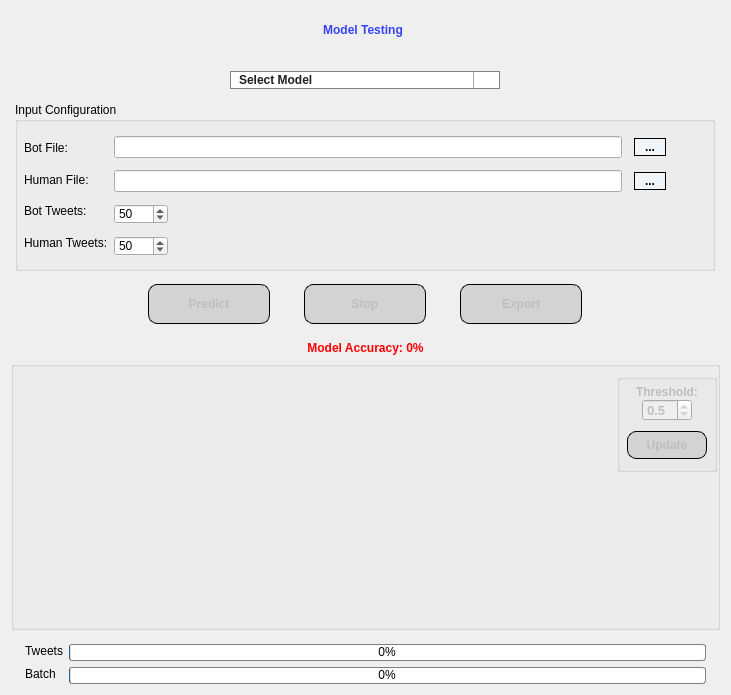
<?xml version="1.0" encoding="UTF-8"?>
<ui version="4.0">
 <class>ModelTest</class>
 <widget class="QWidget" name="ModelTest">
  <property name="geometry">
   <rect>
    <x>0</x>
    <y>0</y>
    <width>731</width>
    <height>695</height>
   </rect>
  </property>
  <property name="sizePolicy">
   <sizepolicy hsizetype="Preferred" vsizetype="Preferred">
    <horstretch>0</horstretch>
    <verstretch>0</verstretch>
   </sizepolicy>
  </property>
  <property name="windowTitle">
   <string>Model Test</string>
  </property>
  <property name="windowIcon">
   <iconset resource="source.qrc">
    <normaloff>:/images/icon.png</normaloff>:/images/icon.png</iconset>
  </property>
  <property name="styleSheet">
   <string notr="true">#lbl_title {
font: 75 20pt &quot;Microsoft YaHei UI&quot;;
font-weight: bold;
qproperty-alignment: AlignCenter;
color: qlineargradient(spread:pad, x1:0, y1:0, x2:1, y2:0, stop:0 #3643f7, stop:1 #3643f7);
}

#lbl_acc {
font: 75 14pt &quot;Microsoft YaHei UI&quot;;
font-weight: bold;
qproperty-alignment: AlignCenter;
color:red;
}

#btn_homepage {
background: transparent;
border-radius: 19px;
}

#btn_homepage::hover {
background: #3f72af;
}

#btn_help {
background: transparent;
border-radius: 19px;
}

#btn_help::hover {
background: #3f72af;
}

#btn_bot_file, #btn_human_file {
font: 75 11pt &quot;MS Shell Dialog 2&quot;;
border-radius: 0px;
}

#btn_classify,#btn_save {
font: 75 11pt &quot;Microsoft YaHei UI&quot;;
font-weight: bold;
}
#lbl_threshold {
font: 75 9pt &quot;Microsoft YaHei UI&quot;;
font-weight: bold;
}
#spinbox_threshold {
font: 75 10pt &quot;Microsoft YaHei UI&quot;;
font-weight: bold;
}
QPushButton {
font: 75 13pt &quot;Microsoft YaHei UI&quot;;
font-weight: bold;
border-radius: 9px;
border: 1px solid black;
background-color: #f0f5f9;
}
QPushButton::disabled {
background-color: #D3D3D3;
}
QPushButton::hover {
background: #c9d6df;
}
QPushButton:pressed {
background: #3f72af;
}

QProgressBar:horizontal {
border: 1px solid gray;
border-radius: 3px;
background: white;
padding: 0px;
}
QProgressBar::chunk:horizontal {
background: qlineargradient(x1: 0, y1: 0,    x2: 0, y2: 1,
    stop: 0 #a8ff78, stop: 1 #78ffd6);
}

QComboBox {
font: 75 10.5pt &quot;Microsoft YaHei UI&quot;;
font-weight: bold;
color: #1F1F21;
 border: 1px solid gray;
 border-radius: 10px;
 min-width: 6em;
padding-left: 8px;
qproperty-alignment: AlignCenter;
}
QComboBox::hover {
 border: 1px solid blue;
background: #f0f5f9;
}
/* QComboBox gets the &quot;on&quot; state when the popup is open */
QComboBox:!editable:on, QComboBox::drop-down:editable:on {
    color: qlineargradient(x1: 0, y1: 0, x2: 0, y2: 1,
                                stop: 0 #D3D3D3, stop: 0.4 #D8D8D8,
                                stop: 0.5 #DDDDDD, stop: 1.0 #E1E1E1);
}
QComboBox:on {
    borde-radius: 10px;
}

QComboBox::drop-down {
    subcontrol-origin: padding;
    subcontrol-position: top right;
    width: 25px;
    border-left-width: 1px;
    border-left-color: darkgray;
    border-left-style: solid; /* just a single line */
    border-top-right-radius: 10px; /* same radius as the QComboBox */
    border-bottom-right-radius: 10px;
}
QComboBox QAbstractItemView {
    border-radius: 10px;
    background: white;
    border: 1px solid gray;
    box-shadow: transparent;
    selection-background-color:lightblue;
	color: #1F1F21;
}

QComboBox::down-arrow {
image: url(:/images/arrow_down.png);
    width: 15px;
    height: 15px;
padding-right: 1px;
}
</string>
  </property>
  <layout class="QVBoxLayout" name="verticalLayout_2">
   <item>
    <layout class="QHBoxLayout" name="horizontalLayout_11">
     <property name="topMargin">
      <number>0</number>
     </property>
     <item>
      <widget class="QToolButton" name="btn_homepage">
       <property name="toolTip">
        <string>Back To HomePage</string>
       </property>
       <property name="autoFillBackground">
        <bool>false</bool>
       </property>
       <property name="text">
        <string/>
       </property>
       <property name="icon">
        <iconset resource="source.qrc">
         <normaloff>:/images/homepage.png</normaloff>:/images/homepage.png</iconset>
       </property>
       <property name="iconSize">
        <size>
         <width>35</width>
         <height>35</height>
        </size>
       </property>
      </widget>
     </item>
     <item>
      <widget class="QToolButton" name="btn_help">
       <property name="toolTip">
        <string>Open Help Documentation</string>
       </property>
       <property name="text">
        <string/>
       </property>
       <property name="icon">
        <iconset resource="source.qrc">
         <normaloff>:/images/help.png</normaloff>:/images/help.png</iconset>
       </property>
       <property name="iconSize">
        <size>
         <width>35</width>
         <height>35</height>
        </size>
       </property>
      </widget>
     </item>
     <item>
      <widget class="QLabel" name="lbl_title">
       <property name="sizePolicy">
        <sizepolicy hsizetype="Minimum" vsizetype="Fixed">
         <horstretch>0</horstretch>
         <verstretch>0</verstretch>
        </sizepolicy>
       </property>
       <property name="text">
        <string>Model Testing</string>
       </property>
       <property name="alignment">
        <set>Qt::AlignCenter</set>
       </property>
      </widget>
     </item>
     <item>
      <spacer name="horizontalSpacer_2">
       <property name="orientation">
        <enum>Qt::Horizontal</enum>
       </property>
       <property name="sizeType">
        <enum>QSizePolicy::Fixed</enum>
       </property>
       <property name="sizeHint" stdset="0">
        <size>
         <width>93</width>
         <height>20</height>
        </size>
       </property>
      </spacer>
     </item>
    </layout>
   </item>
   <item alignment="Qt::AlignHCenter">
    <widget class="QFrame" name="frame">
     <property name="minimumSize">
      <size>
       <width>700</width>
       <height>0</height>
      </size>
     </property>
     <property name="maximumSize">
      <size>
       <width>700</width>
       <height>16777215</height>
      </size>
     </property>
     <layout class="QVBoxLayout" name="verticalLayout_8">
      <property name="spacing">
       <number>9</number>
      </property>
      <property name="leftMargin">
       <number>1</number>
      </property>
      <property name="topMargin">
       <number>16</number>
      </property>
      <property name="rightMargin">
       <number>1</number>
      </property>
      <property name="bottomMargin">
       <number>7</number>
      </property>
      <item>
       <layout class="QHBoxLayout" name="horizontalLayout_3">
        <property name="topMargin">
         <number>0</number>
        </property>
        <item>
         <widget class="QComboBox" name="combobox_model">
          <property name="sizePolicy">
           <sizepolicy hsizetype="Expanding" vsizetype="Fixed">
            <horstretch>0</horstretch>
            <verstretch>0</verstretch>
           </sizepolicy>
          </property>
          <property name="minimumSize">
           <size>
            <width>124</width>
            <height>0</height>
           </size>
          </property>
          <property name="maximumSize">
           <size>
            <width>270</width>
            <height>16777215</height>
           </size>
          </property>
          <property name="sizeAdjustPolicy">
           <enum>QComboBox::AdjustToContents</enum>
          </property>
          <item>
           <property name="text">
            <string>Select Model</string>
           </property>
          </item>
         </widget>
        </item>
       </layout>
      </item>
     </layout>
    </widget>
   </item>
   <item alignment="Qt::AlignHCenter">
    <widget class="QGroupBox" name="groupbox_config">
     <property name="minimumSize">
      <size>
       <width>700</width>
       <height>0</height>
      </size>
     </property>
     <property name="maximumSize">
      <size>
       <width>700</width>
       <height>16777215</height>
      </size>
     </property>
     <property name="title">
      <string>Input Configuration</string>
     </property>
     <layout class="QHBoxLayout" name="horizontalLayout_2">
      <property name="leftMargin">
       <number>6</number>
      </property>
      <property name="topMargin">
       <number>10</number>
      </property>
      <property name="rightMargin">
       <number>6</number>
      </property>
      <property name="bottomMargin">
       <number>10</number>
      </property>
      <item>
       <layout class="QVBoxLayout" name="verticalLayout">
        <property name="spacing">
         <number>0</number>
        </property>
        <property name="topMargin">
         <number>0</number>
        </property>
        <property name="bottomMargin">
         <number>0</number>
        </property>
        <item>
         <widget class="QLabel" name="label_2">
          <property name="sizePolicy">
           <sizepolicy hsizetype="Fixed" vsizetype="Preferred">
            <horstretch>0</horstretch>
            <verstretch>0</verstretch>
           </sizepolicy>
          </property>
          <property name="text">
           <string>Bot File:</string>
          </property>
         </widget>
        </item>
        <item>
         <widget class="QLabel" name="label_3">
          <property name="text">
           <string>Human File:</string>
          </property>
         </widget>
        </item>
        <item>
         <widget class="QLabel" name="label_7">
          <property name="sizePolicy">
           <sizepolicy hsizetype="Preferred" vsizetype="Preferred">
            <horstretch>0</horstretch>
            <verstretch>0</verstretch>
           </sizepolicy>
          </property>
          <property name="text">
           <string>Bot Tweets:</string>
          </property>
         </widget>
        </item>
        <item>
         <widget class="QLabel" name="label">
          <property name="text">
           <string>Human Tweets:</string>
          </property>
         </widget>
        </item>
       </layout>
      </item>
      <item>
       <layout class="QVBoxLayout" name="verticalLayout_4">
        <property name="spacing">
         <number>12</number>
        </property>
        <property name="topMargin">
         <number>4</number>
        </property>
        <property name="bottomMargin">
         <number>2</number>
        </property>
        <item>
         <layout class="QHBoxLayout" name="horizontalLayout">
          <property name="topMargin">
           <number>0</number>
          </property>
          <item>
           <widget class="QLineEdit" name="textbox_bot_file">
            <property name="sizePolicy">
             <sizepolicy hsizetype="Expanding" vsizetype="Fixed">
              <horstretch>0</horstretch>
              <verstretch>0</verstretch>
             </sizepolicy>
            </property>
            <property name="minimumSize">
             <size>
              <width>370</width>
              <height>0</height>
             </size>
            </property>
            <property name="maximumSize">
             <size>
              <width>16777215</width>
              <height>16777215</height>
             </size>
            </property>
           </widget>
          </item>
          <item>
           <widget class="QPushButton" name="btn_bot_file">
            <property name="sizePolicy">
             <sizepolicy hsizetype="Fixed" vsizetype="Fixed">
              <horstretch>0</horstretch>
              <verstretch>0</verstretch>
             </sizepolicy>
            </property>
            <property name="minimumSize">
             <size>
              <width>32</width>
              <height>18</height>
             </size>
            </property>
            <property name="maximumSize">
             <size>
              <width>32</width>
              <height>16777215</height>
             </size>
            </property>
            <property name="text">
             <string>...</string>
            </property>
           </widget>
          </item>
          <item>
           <spacer name="horizontalSpacer_4">
            <property name="orientation">
             <enum>Qt::Horizontal</enum>
            </property>
            <property name="sizeType">
             <enum>QSizePolicy::Preferred</enum>
            </property>
            <property name="sizeHint" stdset="0">
             <size>
              <width>40</width>
              <height>20</height>
             </size>
            </property>
           </spacer>
          </item>
         </layout>
        </item>
        <item>
         <layout class="QHBoxLayout" name="horizontalLayout_6">
          <property name="topMargin">
           <number>0</number>
          </property>
          <item>
           <widget class="QLineEdit" name="textbox_human_file">
            <property name="sizePolicy">
             <sizepolicy hsizetype="Expanding" vsizetype="Fixed">
              <horstretch>0</horstretch>
              <verstretch>0</verstretch>
             </sizepolicy>
            </property>
            <property name="minimumSize">
             <size>
              <width>370</width>
              <height>0</height>
             </size>
            </property>
            <property name="maximumSize">
             <size>
              <width>16777215</width>
              <height>16777215</height>
             </size>
            </property>
           </widget>
          </item>
          <item>
           <widget class="QPushButton" name="btn_human_file">
            <property name="sizePolicy">
             <sizepolicy hsizetype="Fixed" vsizetype="Fixed">
              <horstretch>0</horstretch>
              <verstretch>0</verstretch>
             </sizepolicy>
            </property>
            <property name="minimumSize">
             <size>
              <width>32</width>
              <height>18</height>
             </size>
            </property>
            <property name="maximumSize">
             <size>
              <width>32</width>
              <height>16777215</height>
             </size>
            </property>
            <property name="text">
             <string>...</string>
            </property>
           </widget>
          </item>
          <item>
           <spacer name="horizontalSpacer_8">
            <property name="orientation">
             <enum>Qt::Horizontal</enum>
            </property>
            <property name="sizeType">
             <enum>QSizePolicy::Preferred</enum>
            </property>
            <property name="sizeHint" stdset="0">
             <size>
              <width>40</width>
              <height>20</height>
             </size>
            </property>
           </spacer>
          </item>
         </layout>
        </item>
        <item>
         <layout class="QHBoxLayout" name="horizontalLayout_8">
          <property name="topMargin">
           <number>0</number>
          </property>
          <item>
           <widget class="QSpinBox" name="spinbox_bot_tweets">
            <property name="sizePolicy">
             <sizepolicy hsizetype="Preferred" vsizetype="Preferred">
              <horstretch>0</horstretch>
              <verstretch>0</verstretch>
             </sizepolicy>
            </property>
            <property name="minimumSize">
             <size>
              <width>0</width>
              <height>20</height>
             </size>
            </property>
            <property name="maximumSize">
             <size>
              <width>60</width>
              <height>20</height>
             </size>
            </property>
            <property name="minimum">
             <number>3</number>
            </property>
            <property name="maximum">
             <number>5000</number>
            </property>
            <property name="value">
             <number>50</number>
            </property>
           </widget>
          </item>
          <item>
           <spacer name="horizontalSpacer_5">
            <property name="orientation">
             <enum>Qt::Horizontal</enum>
            </property>
            <property name="sizeHint" stdset="0">
             <size>
              <width>40</width>
              <height>20</height>
             </size>
            </property>
           </spacer>
          </item>
         </layout>
        </item>
        <item>
         <layout class="QHBoxLayout" name="horizontalLayout_12">
          <property name="topMargin">
           <number>0</number>
          </property>
          <item>
           <widget class="QSpinBox" name="spinbox_human_tweets">
            <property name="sizePolicy">
             <sizepolicy hsizetype="Preferred" vsizetype="Preferred">
              <horstretch>0</horstretch>
              <verstretch>0</verstretch>
             </sizepolicy>
            </property>
            <property name="minimumSize">
             <size>
              <width>0</width>
              <height>20</height>
             </size>
            </property>
            <property name="maximumSize">
             <size>
              <width>60</width>
              <height>20</height>
             </size>
            </property>
            <property name="minimum">
             <number>3</number>
            </property>
            <property name="maximum">
             <number>5000</number>
            </property>
            <property name="value">
             <number>50</number>
            </property>
           </widget>
          </item>
          <item>
           <spacer name="horizontalSpacer_9">
            <property name="orientation">
             <enum>Qt::Horizontal</enum>
            </property>
            <property name="sizeHint" stdset="0">
             <size>
              <width>40</width>
              <height>20</height>
             </size>
            </property>
           </spacer>
          </item>
         </layout>
        </item>
       </layout>
      </item>
     </layout>
    </widget>
   </item>
   <item alignment="Qt::AlignHCenter">
    <widget class="QFrame" name="frame">
     <property name="minimumSize">
      <size>
       <width>700</width>
       <height>0</height>
      </size>
     </property>
     <property name="maximumSize">
      <size>
       <width>700</width>
       <height>16777215</height>
      </size>
     </property>
     <layout class="QHBoxLayout" name="horizontalLayout_4">
      <property name="spacing">
       <number>34</number>
      </property>
      <property name="leftMargin">
       <number>35</number>
      </property>
      <property name="topMargin">
       <number>7</number>
      </property>
      <property name="rightMargin">
       <number>35</number>
      </property>
      <property name="bottomMargin">
       <number>11</number>
      </property>
      <item>
       <spacer name="horizontalSpacer_6">
        <property name="orientation">
         <enum>Qt::Horizontal</enum>
        </property>
        <property name="sizeHint" stdset="0">
         <size>
          <width>40</width>
          <height>20</height>
         </size>
        </property>
       </spacer>
      </item>
      <item>
       <widget class="QPushButton" name="btn_start">
        <property name="enabled">
         <bool>false</bool>
        </property>
        <property name="minimumSize">
         <size>
          <width>122</width>
          <height>40</height>
         </size>
        </property>
        <property name="maximumSize">
         <size>
          <width>16777214</width>
          <height>40</height>
         </size>
        </property>
        <property name="text">
         <string>Predict</string>
        </property>
        <property name="icon">
         <iconset resource="source.qrc">
          <normaloff>:/images/predict.png</normaloff>:/images/predict.png</iconset>
        </property>
        <property name="iconSize">
         <size>
          <width>33</width>
          <height>33</height>
         </size>
        </property>
       </widget>
      </item>
      <item>
       <widget class="QPushButton" name="btn_stop">
        <property name="enabled">
         <bool>false</bool>
        </property>
        <property name="minimumSize">
         <size>
          <width>122</width>
          <height>40</height>
         </size>
        </property>
        <property name="maximumSize">
         <size>
          <width>16777215</width>
          <height>40</height>
         </size>
        </property>
        <property name="text">
         <string>Stop</string>
        </property>
        <property name="icon">
         <iconset resource="source.qrc">
          <normaloff>:/images/stop.png</normaloff>:/images/stop.png</iconset>
        </property>
        <property name="iconSize">
         <size>
          <width>30</width>
          <height>30</height>
         </size>
        </property>
       </widget>
      </item>
      <item>
       <widget class="QPushButton" name="btn_save">
        <property name="enabled">
         <bool>false</bool>
        </property>
        <property name="minimumSize">
         <size>
          <width>122</width>
          <height>40</height>
         </size>
        </property>
        <property name="maximumSize">
         <size>
          <width>16777215</width>
          <height>40</height>
         </size>
        </property>
        <property name="text">
         <string>Export</string>
        </property>
        <property name="icon">
         <iconset resource="source.qrc">
          <normaloff>:/images/export_excel.png</normaloff>:/images/export_excel.png</iconset>
        </property>
        <property name="iconSize">
         <size>
          <width>27</width>
          <height>27</height>
         </size>
        </property>
       </widget>
      </item>
      <item>
       <spacer name="horizontalSpacer_7">
        <property name="orientation">
         <enum>Qt::Horizontal</enum>
        </property>
        <property name="sizeHint" stdset="0">
         <size>
          <width>40</width>
          <height>20</height>
         </size>
        </property>
       </spacer>
      </item>
     </layout>
    </widget>
   </item>
   <item>
    <widget class="QLabel" name="lbl_acc">
     <property name="text">
      <string>Model Accuracy: 0%</string>
     </property>
     <property name="alignment">
      <set>Qt::AlignCenter</set>
     </property>
    </widget>
   </item>
   <item>
    <widget class="QGroupBox" name="horizontalGroupBox_3">
     <property name="sizePolicy">
      <sizepolicy hsizetype="Preferred" vsizetype="Expanding">
       <horstretch>0</horstretch>
       <verstretch>0</verstretch>
      </sizepolicy>
     </property>
     <property name="maximumSize">
      <size>
       <width>16777215</width>
       <height>300</height>
      </size>
     </property>
     <property name="title">
      <string/>
     </property>
     <layout class="QHBoxLayout" name="horizontalLayout_9">
      <property name="spacing">
       <number>10</number>
      </property>
      <property name="leftMargin">
       <number>10</number>
      </property>
      <property name="topMargin">
       <number>7</number>
      </property>
      <property name="rightMargin">
       <number>0</number>
      </property>
      <property name="bottomMargin">
       <number>5</number>
      </property>
      <item>
       <widget class="QChartView" name="barchart" native="true">
        <property name="sizePolicy">
         <sizepolicy hsizetype="Expanding" vsizetype="Expanding">
          <horstretch>0</horstretch>
          <verstretch>0</verstretch>
         </sizepolicy>
        </property>
        <property name="minimumSize">
         <size>
          <width>380</width>
          <height>0</height>
         </size>
        </property>
       </widget>
      </item>
      <item>
       <layout class="QVBoxLayout" name="verticalLayout_5">
        <property name="topMargin">
         <number>0</number>
        </property>
        <property name="rightMargin">
         <number>0</number>
        </property>
        <property name="bottomMargin">
         <number>0</number>
        </property>
        <item>
         <widget class="QFrame" name="verticalFrame_3">
          <layout class="QVBoxLayout" name="verticalLayout_3">
           <property name="spacing">
            <number>9</number>
           </property>
           <property name="leftMargin">
            <number>1</number>
           </property>
           <property name="topMargin">
            <number>0</number>
           </property>
           <property name="rightMargin">
            <number>0</number>
           </property>
           <item>
            <widget class="QGroupBox" name="groupbox_threshold">
             <property name="enabled">
              <bool>false</bool>
             </property>
             <property name="minimumSize">
              <size>
               <width>100</width>
               <height>0</height>
              </size>
             </property>
             <property name="maximumSize">
              <size>
               <width>90</width>
               <height>16777215</height>
              </size>
             </property>
             <layout class="QVBoxLayout" name="verticalLayout_6">
              <property name="spacing">
               <number>0</number>
              </property>
              <property name="leftMargin">
               <number>0</number>
              </property>
              <property name="topMargin">
               <number>5</number>
              </property>
              <property name="rightMargin">
               <number>0</number>
              </property>
              <property name="bottomMargin">
               <number>10</number>
              </property>
              <item>
               <layout class="QHBoxLayout" name="horizontalLayout_10">
                <property name="topMargin">
                 <number>0</number>
                </property>
                <item>
                 <widget class="QLabel" name="lbl_threshold">
                  <property name="sizePolicy">
                   <sizepolicy hsizetype="Fixed" vsizetype="Fixed">
                    <horstretch>0</horstretch>
                    <verstretch>0</verstretch>
                   </sizepolicy>
                  </property>
                  <property name="text">
                   <string>Threshold:</string>
                  </property>
                 </widget>
                </item>
               </layout>
              </item>
              <item alignment="Qt::AlignHCenter">
               <widget class="QDoubleSpinBox" name="spinbox_threshold">
                <property name="minimumSize">
                 <size>
                  <width>50</width>
                  <height>22</height>
                 </size>
                </property>
                <property name="maximumSize">
                 <size>
                  <width>50</width>
                  <height>22</height>
                 </size>
                </property>
                <property name="font">
                 <font>
                  <family>Microsoft YaHei UI</family>
                  <pointsize>10</pointsize>
                  <weight>75</weight>
                  <italic>false</italic>
                  <bold>true</bold>
                 </font>
                </property>
                <property name="specialValueText">
                 <string/>
                </property>
                <property name="decimals">
                 <number>1</number>
                </property>
                <property name="minimum">
                 <double>0.100000000000000</double>
                </property>
                <property name="maximum">
                 <double>1.000000000000000</double>
                </property>
                <property name="singleStep">
                 <double>0.100000000000000</double>
                </property>
                <property name="value">
                 <double>0.500000000000000</double>
                </property>
               </widget>
              </item>
              <item>
               <layout class="QVBoxLayout" name="verticalLayout_13">
                <property name="topMargin">
                 <number>10</number>
                </property>
                <item alignment="Qt::AlignHCenter">
                 <widget class="QPushButton" name="btn_classify">
                  <property name="enabled">
                   <bool>false</bool>
                  </property>
                  <property name="minimumSize">
                   <size>
                    <width>80</width>
                    <height>28</height>
                   </size>
                  </property>
                  <property name="maximumSize">
                   <size>
                    <width>80</width>
                    <height>28</height>
                   </size>
                  </property>
                  <property name="text">
                   <string>Update</string>
                  </property>
                  <property name="iconSize">
                   <size>
                    <width>25</width>
                    <height>25</height>
                   </size>
                  </property>
                 </widget>
                </item>
               </layout>
              </item>
             </layout>
            </widget>
           </item>
          </layout>
         </widget>
        </item>
        <item>
         <spacer name="verticalSpacer">
          <property name="orientation">
           <enum>Qt::Vertical</enum>
          </property>
          <property name="sizeType">
           <enum>QSizePolicy::Expanding</enum>
          </property>
          <property name="sizeHint" stdset="0">
           <size>
            <width>20</width>
            <height>31</height>
           </size>
          </property>
         </spacer>
        </item>
       </layout>
      </item>
     </layout>
    </widget>
   </item>
   <item>
    <layout class="QHBoxLayout" name="horizontalLayout_5">
     <property name="spacing">
      <number>6</number>
     </property>
     <property name="leftMargin">
      <number>14</number>
     </property>
     <property name="topMargin">
      <number>8</number>
     </property>
     <property name="rightMargin">
      <number>14</number>
     </property>
     <property name="bottomMargin">
      <number>0</number>
     </property>
     <item>
      <layout class="QVBoxLayout" name="verticalLayout_10">
       <property name="bottomMargin">
        <number>0</number>
       </property>
       <item>
        <widget class="QLabel" name="label_13">
         <property name="sizePolicy">
          <sizepolicy hsizetype="Fixed" vsizetype="Fixed">
           <horstretch>0</horstretch>
           <verstretch>0</verstretch>
          </sizepolicy>
         </property>
         <property name="text">
          <string>Tweets</string>
         </property>
        </widget>
       </item>
       <item>
        <widget class="QLabel" name="label_12">
         <property name="sizePolicy">
          <sizepolicy hsizetype="Fixed" vsizetype="Preferred">
           <horstretch>0</horstretch>
           <verstretch>0</verstretch>
          </sizepolicy>
         </property>
         <property name="text">
          <string>Batch</string>
         </property>
        </widget>
       </item>
      </layout>
     </item>
     <item>
      <layout class="QVBoxLayout" name="verticalLayout_11">
       <item>
        <widget class="QProgressBar" name="progressbar_tweets">
         <property name="sizePolicy">
          <sizepolicy hsizetype="Expanding" vsizetype="Fixed">
           <horstretch>0</horstretch>
           <verstretch>0</verstretch>
          </sizepolicy>
         </property>
         <property name="minimumSize">
          <size>
           <width>0</width>
           <height>17</height>
          </size>
         </property>
         <property name="maximumSize">
          <size>
           <width>16777215</width>
           <height>17</height>
          </size>
         </property>
         <property name="minimum">
          <number>0</number>
         </property>
         <property name="maximum">
          <number>100</number>
         </property>
         <property name="value">
          <number>0</number>
         </property>
         <property name="alignment">
          <set>Qt::AlignCenter</set>
         </property>
         <property name="textDirection">
          <enum>QProgressBar::TopToBottom</enum>
         </property>
        </widget>
       </item>
       <item>
        <widget class="QProgressBar" name="progressbar_batch">
         <property name="minimumSize">
          <size>
           <width>0</width>
           <height>17</height>
          </size>
         </property>
         <property name="maximumSize">
          <size>
           <width>16777215</width>
           <height>17</height>
          </size>
         </property>
         <property name="value">
          <number>0</number>
         </property>
         <property name="alignment">
          <set>Qt::AlignCenter</set>
         </property>
        </widget>
       </item>
      </layout>
     </item>
    </layout>
   </item>
  </layout>
 </widget>
 <customwidgets>
  <customwidget>
   <class>QChartView</class>
   <extends>QWidget</extends>
   <header>PyQt5.QtChart</header>
   <container>1</container>
  </customwidget>
 </customwidgets>
 <resources>
  <include location="source.qrc"/>
 </resources>
 <connections/>
</ui>
